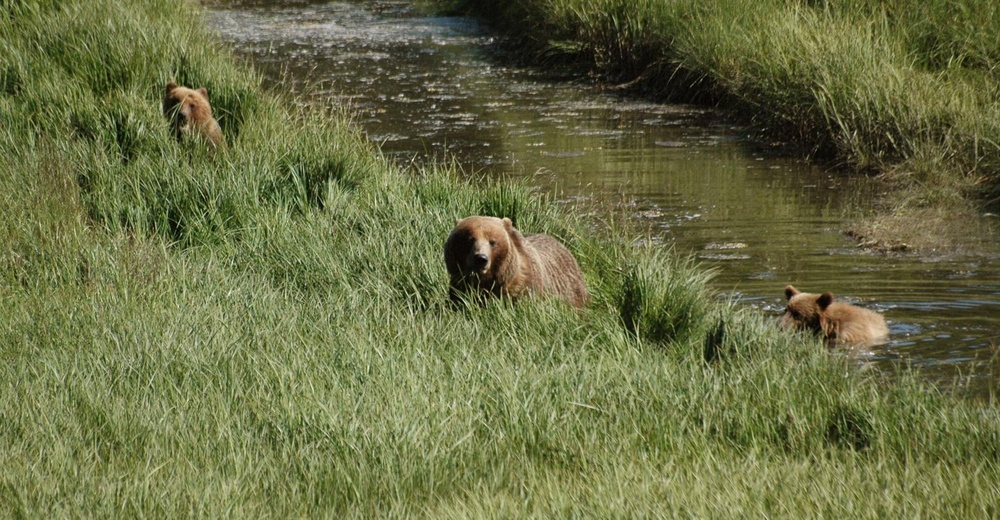
#> input picture Module 1/bears_copy.jpg, 1000 x 520 px, shrunk from 1560 x 811 before the run
$ python bear3.py
#> lines starting #> are read from the running program, lines starting #| are printed output that depends on the picture
from PIL import Image

# Using bears_copy.jpg as the original image
filename = 'bears_copy.jpg'
filepath = f"./{filename}"

# Using Red_balloon.png as the image to transpose on bears_copy.jpg
bln_name = 'Red_balloon.png'
bln_path = f"./{bln_name}"

# Outputting new image as bears3.jpg
file_out = 'bears3.jpg'
file_out_path = f"./{file_out}"

# Load the bear image, and get its size and color mode.
orig_image = Image.open(filepath)
#> orig_image is the input picture: PIL image 1000x520 RGB; mean R, G, B 105.2, 109.3, 67.2
width, height = orig_image.size
#> width = 1000; height = 520
mode = orig_image.mode
#> mode = 'RGB'

# Load all pixels from the image.
orig_pixel_map = orig_image.load()

# Load the balloon image, and get its size..
bln_image = Image.open(bln_path)
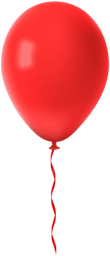
#> input picture Module 1/Red_balloon.png, 110 x 256 px, shrunk from 171 x 400 before the run
#> bln_image is the input picture: PIL image 110x256 RGBA; mean R, G, B, A 106.9, 23.6, 23.6, 105.3
bln_w, bln_h = bln_image.size
#> bln_w = 110; bln_h = 256

# Create a new image matching the original image's color mode, and size.
#   Load all the pixels from this new image as well.
new_image = Image.new('RGBA', (width, height))
#> new_image: PIL image 1000x520 RGBA; every value is 0
new_pixel_map = new_image.load()

# Create an offset for the x and y coordinate to place the balloon.
offset = ((width - bln_w) // 2, (height - bln_h) // 3)
#> offset = (445, 88)

# Copy base image to new image
for x in range(width):
    for y in range(height):
        # Copy the original pixel to the new pixel map.
        new_pixel_map[x, y] = orig_pixel_map[x, y]

# Modify only the pixels that the red balloon will occupy.
new_image.paste(bln_image, offset)
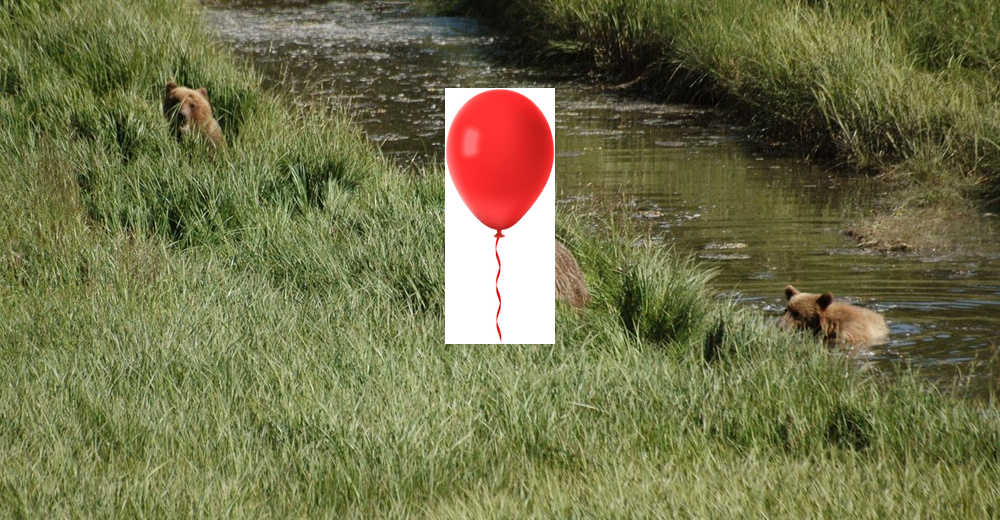
#> new_image: PIL image 1000x520 RGBA; mean R, G, B, A 105.4, 105.1, 64.9, 246.9; transparent parts drawn white

# Make sure the color mode is compatiable with .JPG
final_image = new_image.convert("RGB")
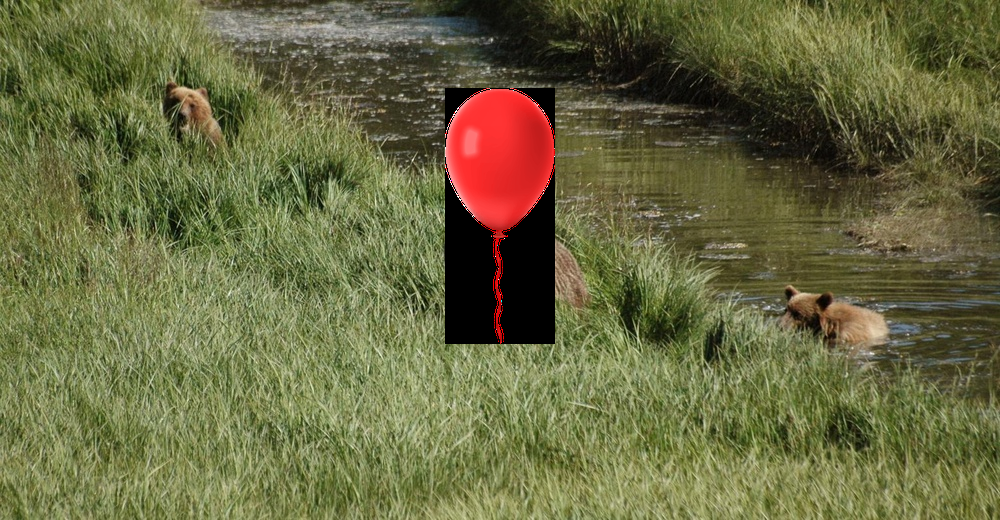
#> final_image: PIL image 1000x520 RGB; mean R, G, B 105.4, 105.1, 64.9
final_image.save(file_out_path)
